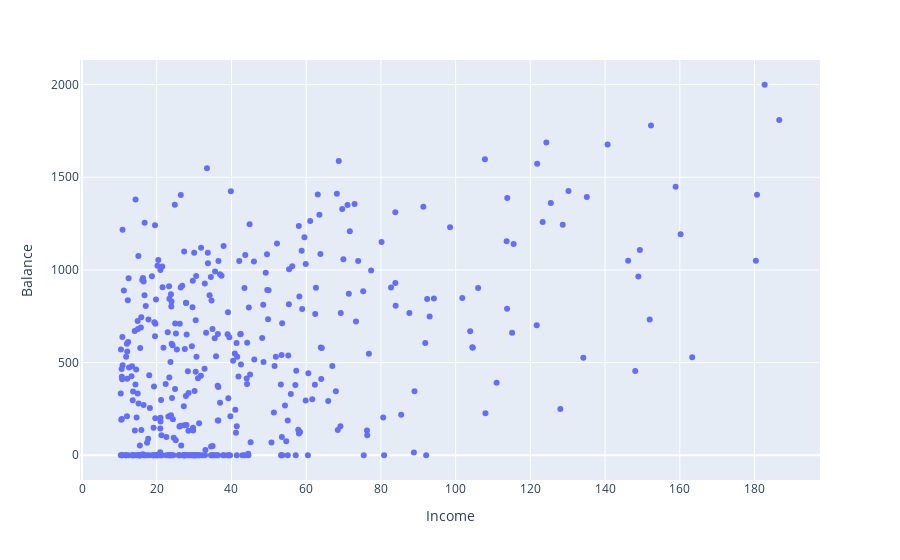

The notebook cell this image was saved under:
### Markdown cell above
Vediamo ora, per confronto, quello fornito da *plotly.express*:

### Code cell
px.scatter(df, x='Income', y='Balance')

### Figure 1 — Plotly figure (JSON) as saved in the notebook; plotly's stock layout.template omitted (floating-point values rounded to 4 significant figures; data arrays with more than 128 entries replaced by an {"elided": "..."} marker saying what was removed)
{"data": [{"hovertemplate": "Income=%{x}<br>Balance=%{y}<extra></extra>", "legendgroup": "", "marker": {"color": "#636efa", "symbol": "circle"}, "mode": "markers", "name": "", "orientation": "v", "showlegend": false, "type": "scatter", "x": {"elided": "400 float values"}, "xaxis": "x", "y": {"elided": "400 int values"}, "yaxis": "y"}], "layout": {"autosize": true, "legend": {"tracegroupgap": 0}, "margin": {"t": 60}, "xaxis": {"anchor": "y", "autorange": true, "domain": [0, 1], "range": [-0.3097, 197.3], "showspikes": false, "title": {"text": "Income"}, "type": "linear"}, "yaxis": {"anchor": "x", "autorange": true, "domain": [0, 1], "range": [-154.8, 2154.0], "showspikes": false, "title": {"text": "Balance"}, "type": "linear"}}}
